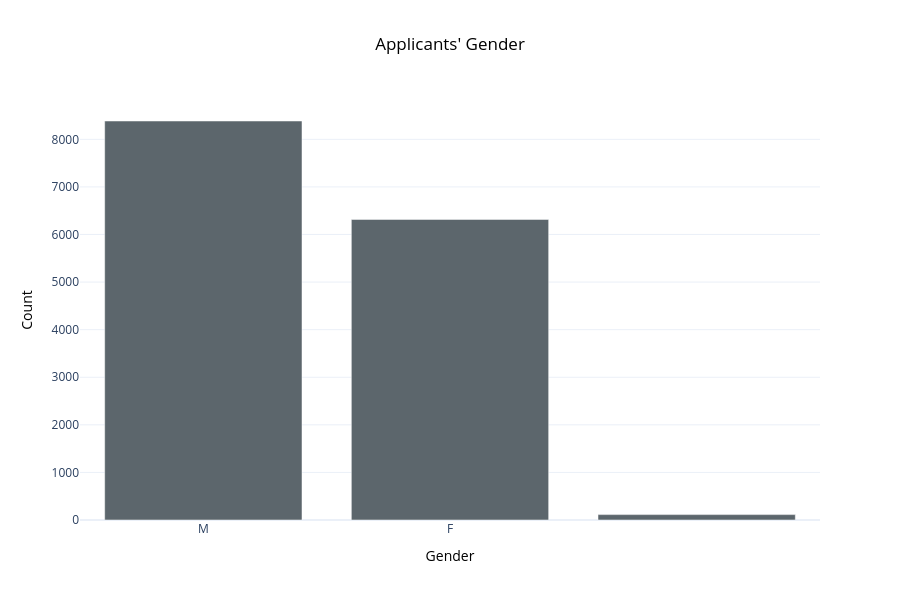

The code cell stored with this chart in its notebook:
### Code cell
tf.generate_barplot(df = df_applicants_explore,
                    column = "idgenero",
                    title = "Applicants' Gender",
                    xaxis_label = "Gender")

### Figure 1 — Plotly figure (JSON) as saved in the notebook; plotly's stock layout.template omitted (floating-point values rounded to 4 significant figures)
{"data": [{"alignmentgroup": "True", "hovertemplate": "color=M<br>Gender=%{x}<br>Count=%{y}<extra></extra>", "legendgroup": "M", "marker": {"color": "#5C666C", "pattern": {"shape": ""}}, "name": "M", "offsetgroup": "M", "orientation": "v", "showlegend": true, "textposition": "auto", "type": "bar", "x": ["M"], "xaxis": "x", "y": [8385], "yaxis": "y"}, {"alignmentgroup": "True", "hovertemplate": "color=F<br>Gender=%{x}<br>Count=%{y}<extra></extra>", "legendgroup": "F", "marker": {"color": "#5C666C", "pattern": {"shape": ""}}, "name": "F", "offsetgroup": "F", "orientation": "v", "showlegend": true, "textposition": "auto", "type": "bar", "x": ["F"], "xaxis": "x", "y": [6317], "yaxis": "y"}, {"alignmentgroup": "True", "hovertemplate": "color= <br>Gender=%{x}<br>Count=%{y}<extra></extra>", "legendgroup": " ", "marker": {"color": "#5C666C", "pattern": {"shape": ""}}, "name": " ", "offsetgroup": " ", "orientation": "v", "showlegend": true, "textposition": "auto", "type": "bar", "x": [" "], "xaxis": "x", "y": [113], "yaxis": "y"}], "layout": {"barmode": "relative", "height": 600, "legend": {"title": {"text": "color"}, "tracegroupgap": 0}, "showlegend": false, "title": {"font": {"color": "black"}, "text": "Applicants' Gender", "x": 0.5}, "xaxis": {"anchor": "y", "domain": [0, 1], "title": {"font": {"color": "black"}, "text": "Gender"}}, "yaxis": {"anchor": "x", "domain": [0, 1], "title": {"font": {"color": "black"}, "text": "Count"}}}}
